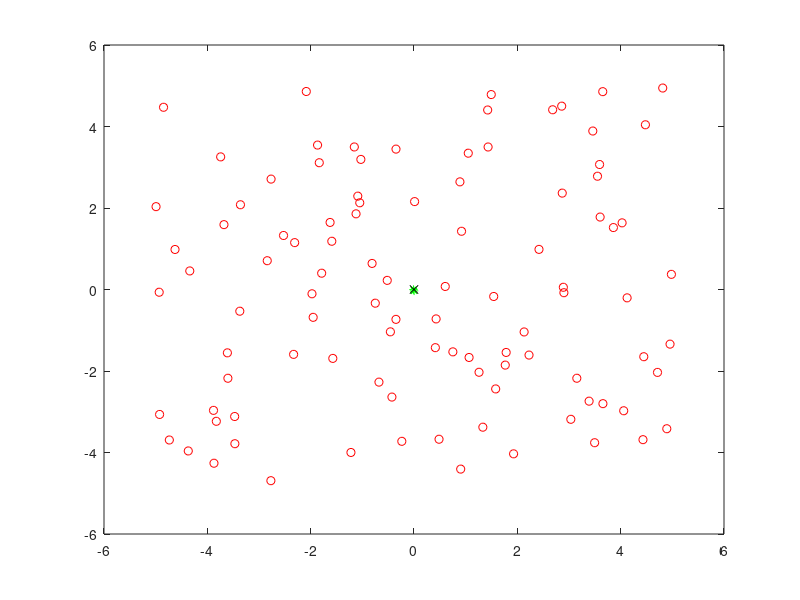
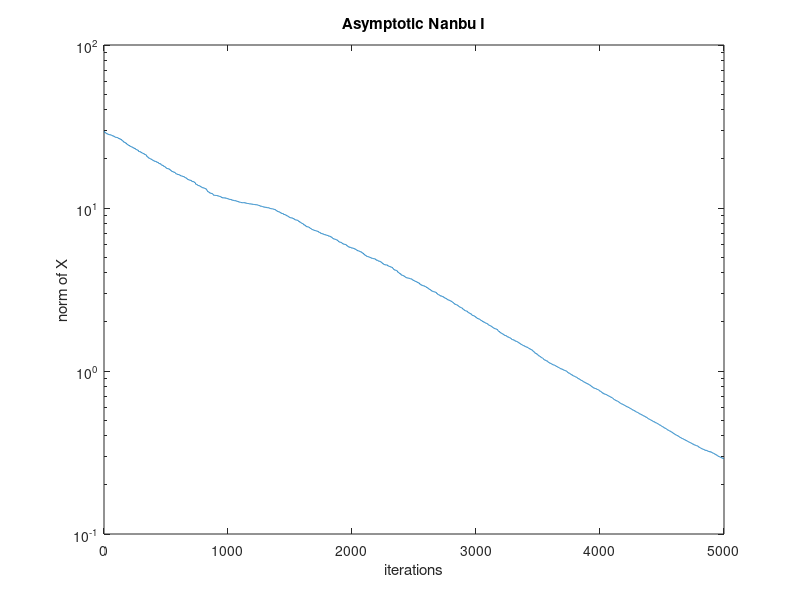

Here is the MATLAB script that generated these plots, in order:
clc
clear all
close all

%% Rastrigin function minimization in dimension d

d = 2;
B = 0;
C = 0;
f = @(x) sum((x-B).^2 -10*cos(2*pi*(x-B)) +10)/d +C;

%% Parameters

N      = 100;       % Number of agents
dt     = sqrt(1/N);      % Time step
T      = 500;        % Final time
niter  = round(T/dt);
alpha  = 50;        
sigma  = 0.1;
lambda = 1/dt;      % gamma = epsilon = dt

% Initial position in [-5,5]
X0 = rand(N,d)*10 -5; 

% weight function
waf = @(x) exp(-alpha*f(x));

%% Method
X     = X0; 
wafx  = zeros(N,1);
nxi   = zeros(N,1);
for h=1:N
   wafx(h,1)= waf(X(h,:));
end
wafx = wafx/sum(wafx);
normX = zeros(1,niter);

tic
for k=1:niter
    perm=randi(N,1,N);
    Xrandom = X(perm,:);
    X = X + dt*(Xrandom-X).*wafx(perm) + sigma*sqrt(dt)*nxi.*randn(N,d);
    for h=1:N
       wafx(h,1)= waf(X(h,:));
       nxi(h,1) = norm((Xrandom(h,:)-X(h,:)).*wafx(perm(h)),2);
    end
    wafx = wafx/sum(wafx);
    normX(k)=norm(X,2);
end
toc

%% Grafico se d=2

figure
plot(X0(:,1),X0(:,2),'ro')
hold on
plot(X(1,:),X(2,:),'*g')
plot(0,0,'xk')

figure
semilogy ([1:niter],normX)
xlabel('iterations')
ylabel('norm of X')
title('Asymptotic Nanbu I')


